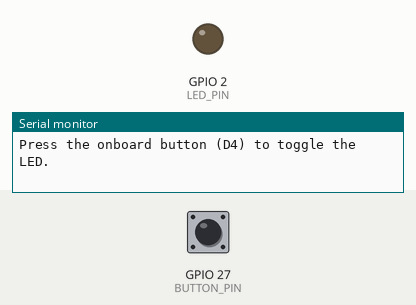
Bench run of a sketch on a simulated ESP32. Parts: output pins drawn as LEDs (lit = HIGH), the last lines printed to the serial monitor. The test bench sets the inputs (shaded band); at power-on: GPIO 27 (BUTTON_PIN) HIGH.

Above: at 1.2 s.
1.3 s: GPIO 27 (BUTTON_PIN) pulled LOW for 0.15 s
At 1.8 s:
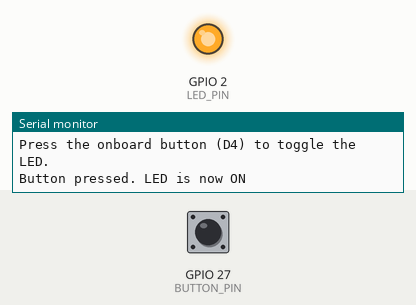
2.9 s: GPIO 27 (BUTTON_PIN) pulled LOW for 1 s
At 4.2 s:
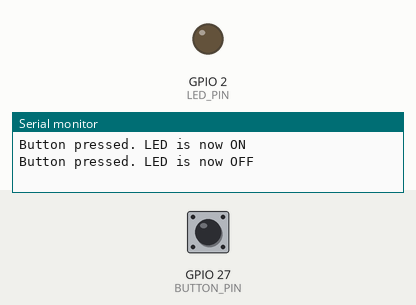
5.4 s: GPIO 27 (BUTTON_PIN) pulled LOW for 3.2 s
At 6.2 s:
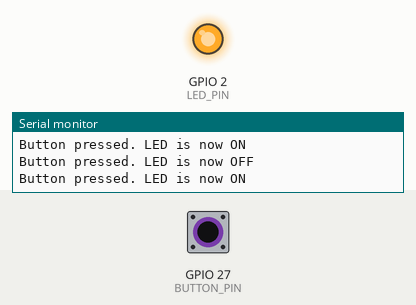
Timing chart, 0 to 8.4 s (numbered marks = the images above; inputs shaded):
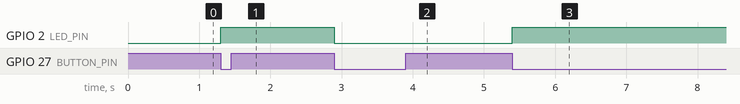

Measured:
- after the input at 1.3 s, GPIO 2 (LED_PIN): LOW → HIGH at once
- after the input at 2.9 s, GPIO 2 (LED_PIN): HIGH → LOW at once
- after the input at 5.4 s, GPIO 2 (LED_PIN): LOW → HIGH at once

The sketch:

1__LED_On_or_Off.ino
```cpp
/*
  Button-Controlled LED – FireBeetle 2 ESP32-E
  --------------------------------------------
  This example reads the built-in push button (D4 / GPIO 27) on the FireBeetle 2 ESP32-E
  and toggles the onboard LED (GPIO 2) on each button press.

  Author: Raihan Bin Mofidul
  GitHub: https://github.com/xundullah
  Platform: FireBeetle 2 ESP32-E (32MB Flash / 512KB RAM, Wi-Fi & Bluetooth)
  Product Link: https://www.dfrobot.com/product-2195.html
*/

#include <Arduino.h>

// Define pin mappings
#define LED_PIN     2     // Onboard LED (GPIO 2)
#define BUTTON_PIN  27    // Built-in push button (D4 / GPIO 27)

// Track LED state and previous button state
bool ledState = false;
bool prevButtonState = HIGH;  // Pull-up enabled, so HIGH means unpressed

void setup() {
  Serial.begin(115200);                 // Initialize serial communication
  pinMode(LED_PIN, OUTPUT);            // Set LED pin as output
  pinMode(BUTTON_PIN, INPUT_PULLUP);   // Set button pin as input with internal pull-up resistor

  digitalWrite(LED_PIN, ledState);     // Initialize LED state
  Serial.println("Press the onboard button (D4) to toggle the LED.");
}

void loop() {
  bool currentButtonState = digitalRead(BUTTON_PIN);  // Read current button state

  // Detect falling edge: button press (HIGH to LOW transition)
  if (prevButtonState == HIGH && currentButtonState == LOW) {
    ledState = !ledState;                   // Toggle LED state
    digitalWrite(LED_PIN, ledState);        // Apply new state to LED

    Serial.print("Button pressed. LED is now ");
    Serial.println(ledState ? "ON" : "OFF");
    delay(200);  // Debounce delay to avoid multiple triggers
  }

  prevButtonState = currentButtonState;  // Update for next loop
}
```
